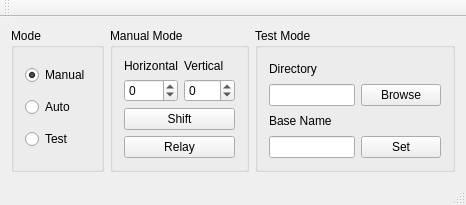
<?xml version="1.0" encoding="UTF-8"?>
<ui version="4.0">
 <class>MainWindow</class>
 <widget class="QMainWindow" name="MainWindow">
  <property name="geometry">
   <rect>
    <x>0</x>
    <y>0</y>
    <width>466</width>
    <height>205</height>
   </rect>
  </property>
  <property name="windowTitle">
   <string>MainWindow</string>
  </property>
  <widget class="QWidget" name="centralWidget">
   <layout class="QHBoxLayout" name="horizontalLayout_4">
    <item>
     <widget class="QGroupBox" name="groupBox">
      <property name="title">
       <string>Mode</string>
      </property>
      <layout class="QVBoxLayout" name="verticalLayout">
       <item>
        <widget class="QRadioButton" name="manualButton">
         <property name="text">
          <string>Manual</string>
         </property>
         <property name="checked">
          <bool>true</bool>
         </property>
        </widget>
       </item>
       <item>
        <widget class="QRadioButton" name="autoButton">
         <property name="text">
          <string>Auto</string>
         </property>
        </widget>
       </item>
       <item>
        <widget class="QRadioButton" name="testButton">
         <property name="text">
          <string>Test</string>
         </property>
        </widget>
       </item>
      </layout>
     </widget>
    </item>
    <item>
     <widget class="QGroupBox" name="groupBox_2">
      <property name="title">
       <string>Manual Mode</string>
      </property>
      <layout class="QVBoxLayout" name="verticalLayout_4">
       <item>
        <layout class="QHBoxLayout" name="horizontalLayout">
         <item>
          <layout class="QVBoxLayout" name="verticalLayout_2">
           <item>
            <widget class="QLabel" name="label">
             <property name="text">
              <string>Horizontal</string>
             </property>
            </widget>
           </item>
           <item>
            <widget class="QSpinBox" name="horSpin">
             <property name="minimum">
              <number>-200</number>
             </property>
             <property name="maximum">
              <number>200</number>
             </property>
            </widget>
           </item>
          </layout>
         </item>
         <item>
          <layout class="QVBoxLayout" name="verticalLayout_3">
           <item>
            <widget class="QLabel" name="label_2">
             <property name="text">
              <string>Vertical</string>
             </property>
            </widget>
           </item>
           <item>
            <widget class="QSpinBox" name="verSpin">
             <property name="minimum">
              <number>-200</number>
             </property>
             <property name="maximum">
              <number>200</number>
             </property>
            </widget>
           </item>
          </layout>
         </item>
        </layout>
       </item>
       <item>
        <widget class="QPushButton" name="shiftButton">
         <property name="text">
          <string>Shift</string>
         </property>
        </widget>
       </item>
       <item>
        <widget class="QPushButton" name="snapshotButton">
         <property name="text">
          <string>Relay</string>
         </property>
        </widget>
       </item>
      </layout>
     </widget>
    </item>
    <item>
     <widget class="QGroupBox" name="groupBox_3">
      <property name="title">
       <string>Test Mode</string>
      </property>
      <layout class="QVBoxLayout" name="verticalLayout_5">
       <item>
        <widget class="QLabel" name="label_4">
         <property name="text">
          <string>Directory</string>
         </property>
        </widget>
       </item>
       <item>
        <layout class="QHBoxLayout" name="horizontalLayout_2">
         <item>
          <widget class="QLineEdit" name="testDirLine"/>
         </item>
         <item>
          <widget class="QPushButton" name="testDirButton">
           <property name="text">
            <string>Browse</string>
           </property>
          </widget>
         </item>
        </layout>
       </item>
       <item>
        <widget class="QLabel" name="label_5">
         <property name="text">
          <string>Base Name</string>
         </property>
        </widget>
       </item>
       <item>
        <layout class="QHBoxLayout" name="horizontalLayout_3">
         <item>
          <widget class="QLineEdit" name="testBaseNameLine"/>
         </item>
         <item>
          <widget class="QPushButton" name="testBaseNameButton">
           <property name="text">
            <string>Set</string>
           </property>
          </widget>
         </item>
        </layout>
       </item>
      </layout>
     </widget>
    </item>
   </layout>
  </widget>
  <widget class="QMenuBar" name="menuBar">
   <property name="geometry">
    <rect>
     <x>0</x>
     <y>0</y>
     <width>466</width>
     <height>21</height>
    </rect>
   </property>
  </widget>
  <widget class="QToolBar" name="mainToolBar">
   <attribute name="toolBarArea">
    <enum>TopToolBarArea</enum>
   </attribute>
   <attribute name="toolBarBreak">
    <bool>false</bool>
   </attribute>
  </widget>
  <widget class="QStatusBar" name="statusBar"/>
 </widget>
 <layoutdefault spacing="6" margin="11"/>
 <resources/>
 <connections/>
</ui>
